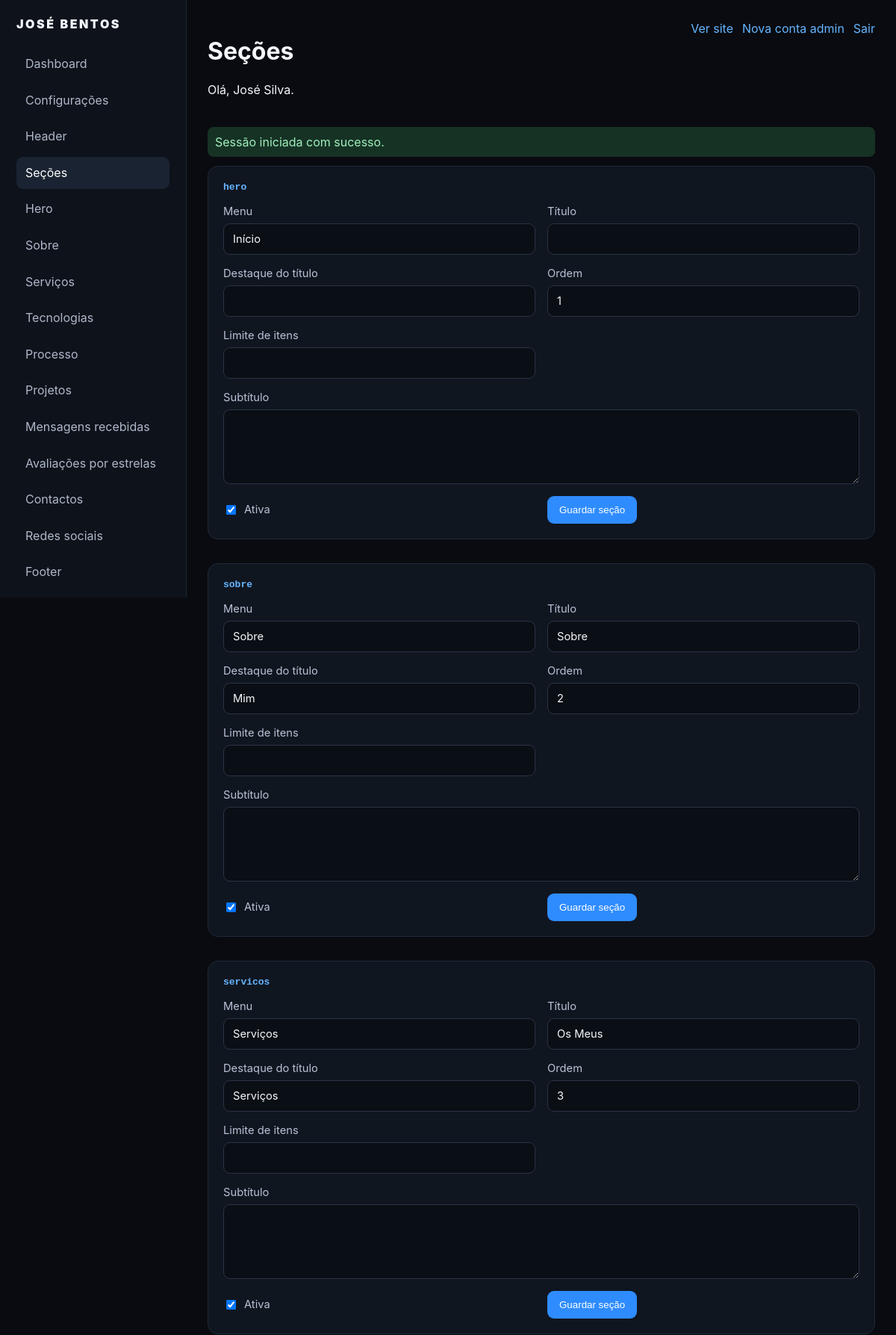
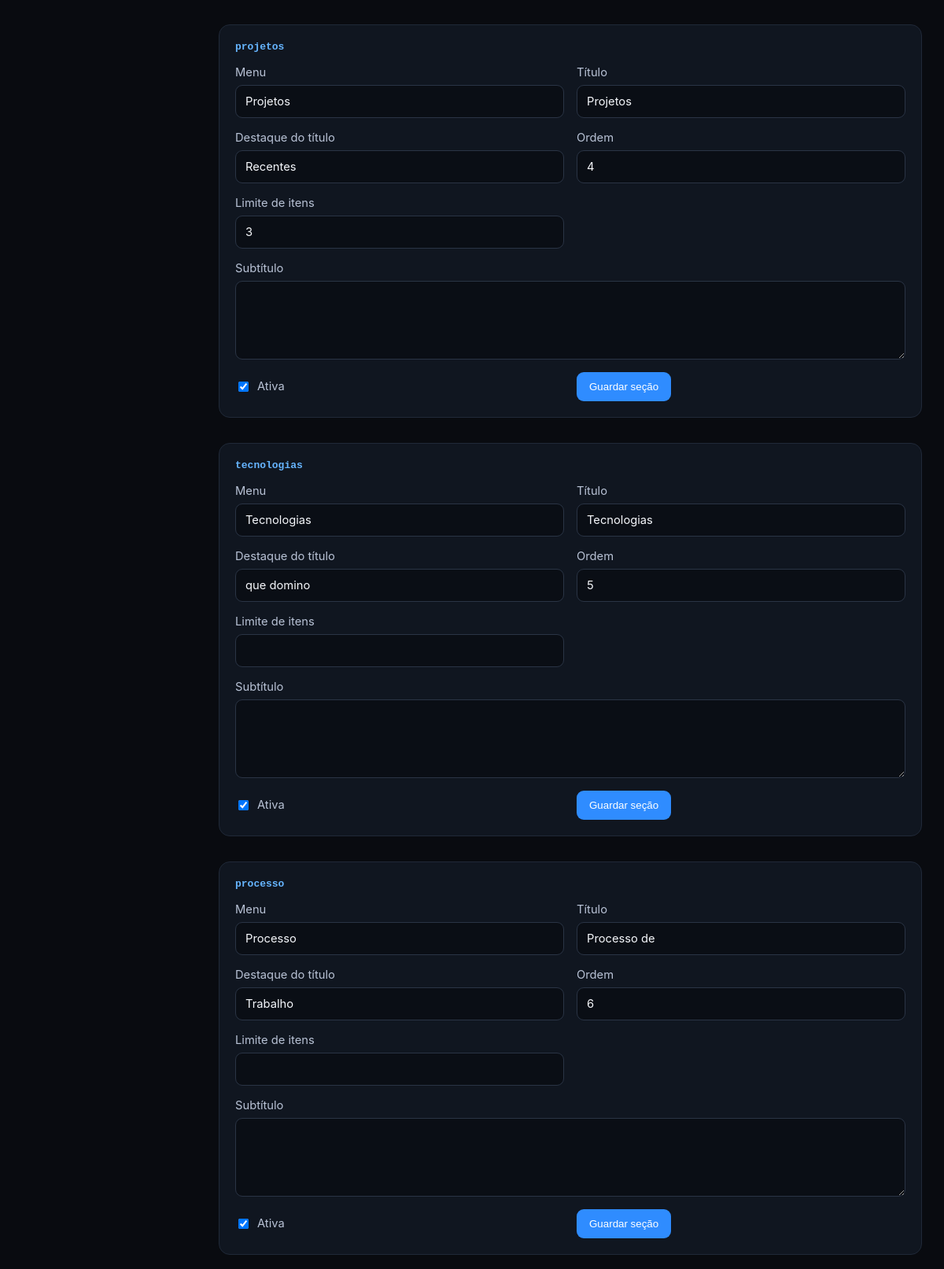
/admin.php?tab=sections (signed in, upper part), run on the app's committed database (2 pictures, top to bottom).
### tables this page shows
CREATE TABLE IF NOT EXISTS site_sections (
  id INT UNSIGNED AUTO_INCREMENT PRIMARY KEY,
  section_key VARCHAR(50) NOT NULL UNIQUE,
  menu_label VARCHAR(100) DEFAULT NULL,
  title VARCHAR(200) DEFAULT NULL,
  title_highlight VARCHAR(200) DEFAULT NULL,
  subtitle TEXT DEFAULT NULL,
  sort_order INT NOT NULL DEFAULT 0,
  item_limit INT DEFAULT NULL,
  is_active TINYINT(1) NOT NULL DEFAULT 1
);

### controllers/AdminController.php (called while the page is built, shortened)
<?php
require_once __DIR__ . '/../models/Admin.php';
require_once __DIR__ . '/../models/Content.php';
final class AdminController
{
    public function run(): void
    {
        $this->dashboard();
    }
    private function dashboard(): void
    {
        $tab = (string) ($_GET['tab'] ?? 'dashboard');
        $sections = Content::allSections();
        $flash = consume_flash();
        require __DIR__ . '/../views/admin.php';
    }
}

### admin.php (called while the page is built, shortened)
<?php
require_once __DIR__ . '/config/database.php';
require_once __DIR__ . '/controllers/AdminController.php';
(new AdminController())->run();

### config/database.php (called while the page is built, shortened)
<?php
function db(): PDO
{
    static $pdo = null;
    if ($pdo instanceof PDO) {
        return $pdo;
    }
    try {
        $dsn = sprintf(
            'mysql:host=%s;dbname=%s;charset=utf8mb4',
            DB_HOST,
            DB_NAME
        );
        $pdo = new PDO($dsn, DB_USER, DB_PASS, [
            PDO::ATTR_ERRMODE => PDO::ERRMODE_EXCEPTION,
            PDO::ATTR_DEFAULT_FETCH_MODE => PDO::FETCH_ASSOC,
            PDO::ATTR_EMULATE_PREPARES => false,
            PDO::ATTR_STRINGIFY_FETCHES => false,
        ]);
        return $pdo;
    } catch (PDOException $e) {
        error_log('JosPortifolio DB error: ' . $e->getMessage());
        throw new RuntimeException(
            'Não foi possível estabelecer ligação com a base de dados.',
            0,
            $e
        );
    }
}
function e(?string $value): string
{
    return htmlspecialchars((string) $value, ENT_QUOTES, 'UTF-8');
}
function consume_flash(): ?array
{
    $flash = $_SESSION['flash'] ?? null;
    return is_array($flash) ? $flash : null;
}

### models/Content.php (called while the page is built, shortened)
<?php
require_once __DIR__ . '/../config/database.php';
final class Content
{
    public static function allSections(): array
    {
        return db()->query(
            'SELECT * FROM site_sections ORDER BY sort_order ASC, id ASC'
        )->fetchAll();
    }
}

### views/admin.php (the view, shortened to what this page needs)
<?php
$tab = $tab ?? 'dashboard';
$sections = $sections ?? [];
$flash = $flash ?? null;
?>
<!DOCTYPE html>
<html lang="pt-AO">
<head>
    <link rel="stylesheet" href="assets/css/admin.css">
</head>
<body>
<div class="admin-shell">
    <aside class="sidebar">
        <div class="brand">JOSÉ BENTOS</div>
        <nav>
            <?php
            $nav = [
                'dashboard' => 'Dashboard',
                'settings' => 'Configurações',
                'header' => 'Header',
                'sections' => 'Seções',
                'hero' => 'Hero',
                'about' => 'Sobre',
                'services' => 'Serviços',
                'technologies' => 'Tecnologias',
                'process' => 'Processo',
                'projects' => 'Projetos',
                'messages' => 'Mensagens recebidas',
                'ratings' => 'Avaliações por estrelas',
                'contact' => 'Contactos',
                'social' => 'Redes sociais',
                'footer' => 'Footer',
            ];
            foreach ($nav as $key => $label):
            ?>
                <a href="admin.php?tab=<?= urlencode($key) ?>" class="<?= $tab === $key ? 'active' : '' ?>">
                    <span><?= e($label) ?></span>
                </a>
            <?php endforeach; ?>
        </nav>
    </aside>
    <main class="admin-main">
        <div class="admin-top">
            <div>
                <h1><?= e($nav[$tab] ?? 'Dashboard') ?></h1>
                <p>Olá, <?= e($_SESSION['admin_name'] ?? 'Administrador') ?>.</p>
            </div>
            <div class="admin-top-actions">
                <a href="index.php" target="_blank" rel="noopener noreferrer">Ver site</a>
                <a href="admin.php?action=register">Nova conta admin</a>
                <a href="admin.php?action=logout">Sair</a>
            </div>
        </div>
        <?php if ($flash): ?>
            <div class="alert <?= e($flash['type']) ?>"><?= e($flash['message']) ?></div>
        <?php endif; ?>
        <?php if ($tab === 'dashboard'): ?>
            <div class="cards">
                <div><strong><?= number_format($counts['projects'], 0, ',', '.') ?></strong><span>Projetos</span></div>
                <div><strong><?= number_format($counts['published'], 0, ',', '.') ?></strong><span>Publicados</span></div>
                <div><strong><?= number_format($counts['views'], 0, ',', '.') ?></strong><span>Visualizações</span></div>
                <div><strong><?= number_format($counts['ratings'], 0, ',', '.') ?></strong><span>Avaliações</span></div>
                <div><strong><?= number_format($counts['messages'], 0, ',', '.') ?></strong><span>Mensagens novas</span></div>
            </div>
            <div class="admin-panel">
                <h2>Estrutura sincronizada</h2>
                <p class="admin-note">As imagens e ícones são servidos a partir da tabela <strong>media</strong> através de <code>media.php?id=...</code>. Cada projeto aceita até quatro slots: 1 capa + 3 imagens.</p>
            </div>
        <?php elseif ($tab === 'sections'): ?>
            <div class="admin-list">
                <?php foreach ($sections as $section): ?>
                    <form class="admin-panel form-grid" method="post">
                        <div class="section-key"><strong><?= e($section['section_key']) ?></strong></div>
                        <label>Menu<input name="menu_label" value="<?= e($section['menu_label']) ?>"></label>
                        <label>Título<input name="title" value="<?= e($section['title']) ?>"></label>
                        <label>Destaque do título<input name="title_highlight" value="<?= e($section['title_highlight']) ?>"></label>
                        <label>Ordem<input type="number" name="sort_order" value="<?= (int) $section['sort_order'] ?>"></label>
                        <label>Limite de itens<input type="number" min="1" name="item_limit" value="<?= $section['item_limit'] !== null ? (int) $section['item_limit'] : '' ?>"></label>
                        <label class="full">Subtítulo<textarea name="subtitle"><?= e($section['subtitle']) ?></textarea></label>
                        <label class="check"><input type="checkbox" name="is_active" <?= !empty($section['is_active']) ? 'checked' : '' ?>> Ativa</label>
                        <button class="admin-btn" type="submit">Guardar seção</button>
                    </form>
                <?php endforeach; ?>
            </div>
        <?php endif; ?>
    </main>
</div>
</body>
</html>

### assets/css/admin.css (style rules this page uses)
* { box-sizing:border-box }
body { margin:0;font-family:Inter,Arial,sans-serif;background:#090b10;color:#f4f7ff }
.admin-shell { min-height:100vh;display:grid;grid-template-columns:250px 1fr }
.sidebar { background:#0e121a;border-right:1px solid #1e2532;padding:22px;position:sticky;top:0;height:100vh }
.brand { font-weight:900;letter-spacing:.16em;margin-bottom:22px }
.sidebar nav { display:flex;flex-direction:column;gap:5px }
.sidebar a { padding:11px 12px;border-radius:9px;color:#aeb8ca;text-decoration:none }
.sidebar a:hover,.sidebar a.active { background:#1a2331;color:#fff }
.admin-main { padding:28px;max-width:1500px;width:100%;margin:0 auto }
.admin-top { display:flex;justify-content:space-between;align-items:flex-start;margin-bottom:24px }
.admin-top a { color:#66b5ff }
.admin-panel { background:#101620;border:1px solid #202938;border-radius:14px;padding:20px;margin-bottom:18px }
.form-grid { display:grid;grid-template-columns:repeat(2,minmax(0,1fr));gap:16px }
.form-grid .full { grid-column:1/-1 }
label { display:flex;flex-direction:column;gap:7px;color:#b8c2d5;font-size:.92rem }
input,textarea,select { background:#0a0e15;border:1px solid #2a3445;color:#f5f7fb;border-radius:9px;padding:11px 12px;font:inherit }
textarea { resize:vertical;min-height:100px }
.check { flex-direction:row;align-items:center;gap:8px }
.admin-btn { background:#2f8cff;color:#fff;border:0;padding:11px 16px;border-radius:9px;cursor:pointer;width:max-content }
.alert { padding:10px;border-radius:8px;margin-bottom:12px }
.admin-list { display:flex;flex-direction:column;gap:14px }
.admin-top-actions { display:flex;gap:12px;flex-wrap:wrap }
.admin-top-actions a { color:#66b5ff;text-decoration:none }
.alert.success { background:#163225;color:#9ff0bd }
.section-key { grid-column:1/-1;color:#66b5ff;font-family:monospace }
.sidebar nav a { line-height:1.35 }
.sidebar { overflow-y:auto }
.sidebar nav a { display:flex;align-items:center;justify-content:space-between;gap:10px }

### data on the page
site_sections: section_key "hero", menu_label "Início", sort_order "1", is_active "☑"
site_sections: section_key "sobre", menu_label "Sobre", title "Sobre", title_highlight "Mim", sort_order "2", is_active "☑"
site_sections: section_key "servicos", menu_label "Serviços", title "Os Meus", title_highlight "Serviços", sort_order "3", is_active "☑"
site_sections: section_key "projetos", menu_label "Projetos", title "Projetos", title_highlight "Recentes", sort_order "4", item_limit "3", is_active "☑"
site_sections: section_key "tecnologias", menu_label "Tecnologias", title "Tecnologias", title_highlight "que domino", sort_order "5", is_active "☑"
site_sections: section_key "processo", menu_label "Processo", title "Processo de", title_highlight "Trabalho", sort_order "6", is_active "☑"

### other printed values
$label "Dashboard"
$label "Configurações"
$label "Header"
$label "Seções"
$label "Hero"
$label "Sobre"
$label "Serviços"
$label "Tecnologias"
$label "Processo"
$label "Projetos"
$label "Mensagens recebidas"
$label "Avaliações por estrelas"
$label "Contactos"
$label "Redes sociais"
$label "Footer"
